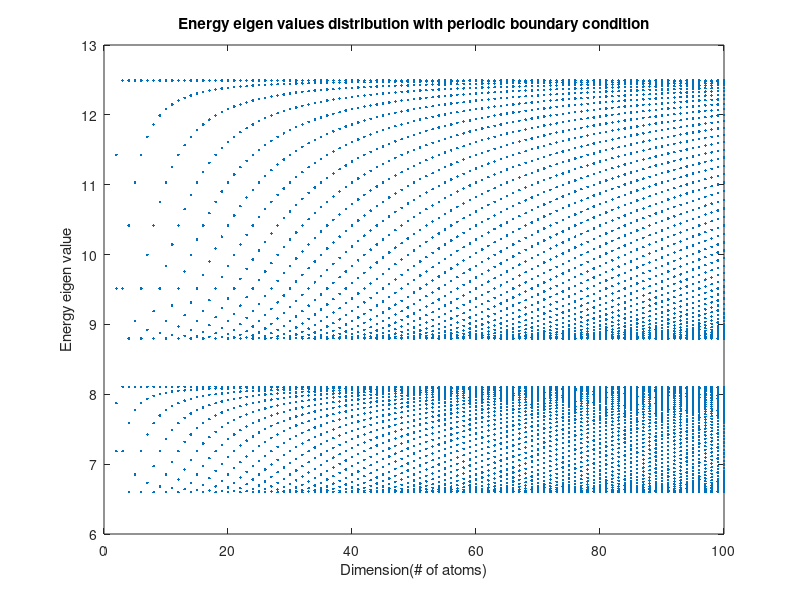

Write MATLAB code to recreate this figure.
%%matlab code for finding eigen value divalent chain PBC
 E = [8, 1; 1, 10];% E1 = 8, E2 = 10
 Y = [0.7, 0.5; 0.5, 0.6];%off diagonal block
 n = 100;% # OF ATOMS
 data = [];
 for i = 2:1:n
     a = [];
     for j =1:1:2*i
         a = [a; i];
     end
     d = zeros(1, i);
     d(2) = 1;
     d(i) = 1;
     m = kron(toeplitz(d), Y) + kron(eye(i), E);
     a = horzcat(a, eig(m));
     data = [data; a];
 end

plot(data(:,1), data(:,2), '.');
title('Energy eigen values distribution with periodic boundary condition');
xlabel('Dimension(# of atoms)');
ylabel('Energy eigen value');